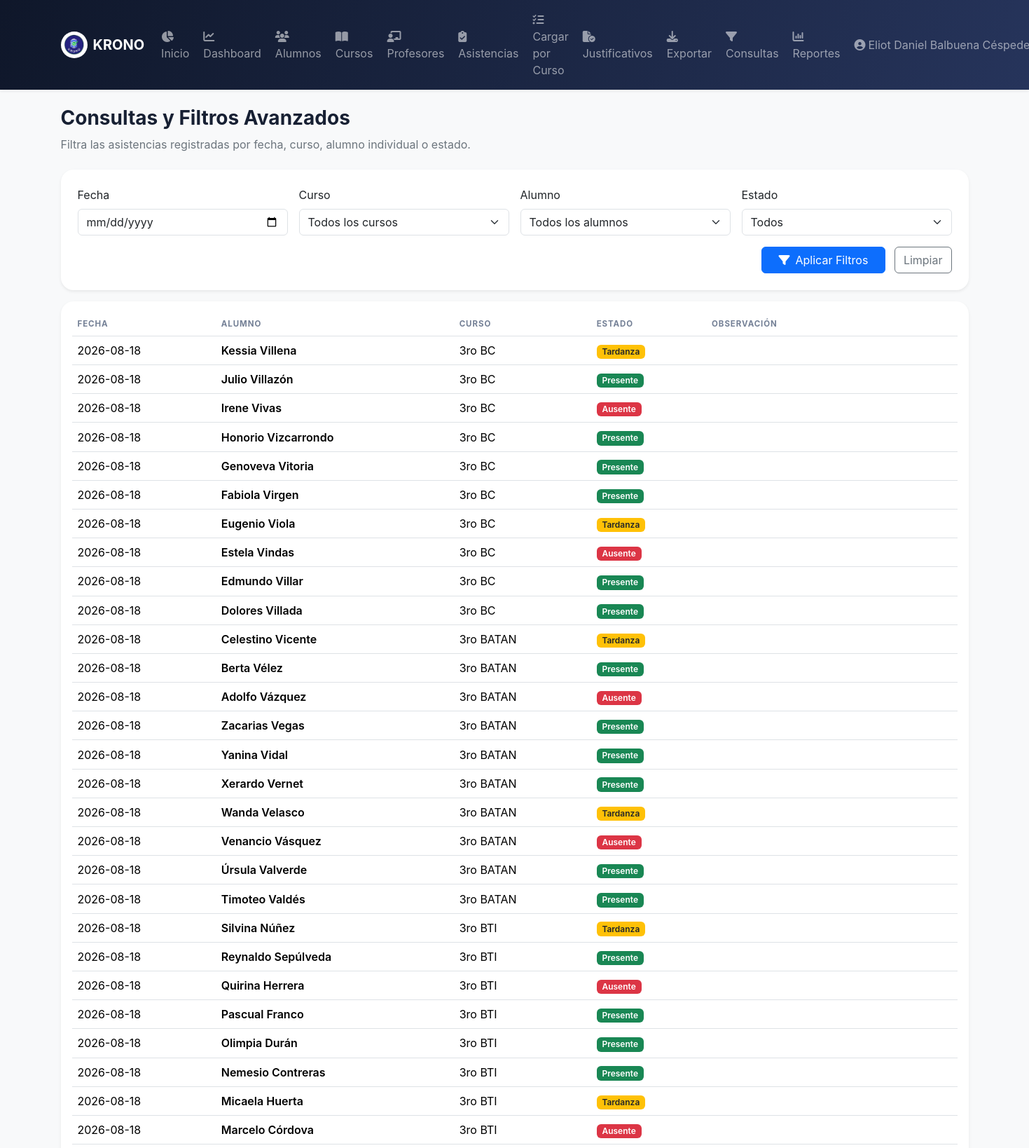
Screenshot of /consultas.php (signed in, upper part) with the database file from the repository.
### tables this page shows
CREATE TABLE `profesores` (
  `id` int(11) NOT NULL,
  `nombre` varchar(120) NOT NULL,
  `email` varchar(120) DEFAULT NULL,
  `telefono` varchar(30) DEFAULT NULL,
  `especialidad` varchar(100) DEFAULT NULL
);

CREATE TABLE `asistencias` (
  `id` int(11) NOT NULL,
  `alumno_id` int(11) NOT NULL,
  `fecha` date NOT NULL,
  `estado` enum('Presente','Ausente','Tardanza') NOT NULL,
  `observacion` varchar(255) DEFAULT NULL
);

CREATE TABLE `alumnos` (
  `id` int(11) NOT NULL,
  `nombre` varchar(140) NOT NULL,
  `documento` varchar(30) NOT NULL,
  `curso_id` int(11) NOT NULL,
  `email` varchar(120) DEFAULT NULL,
  `telefono` varchar(30) DEFAULT NULL,
  `estado` enum('Activo','Inactivo') DEFAULT 'Activo'
);

CREATE TABLE `cursos` (
  `id` int(11) NOT NULL,
  `nombre` varchar(100) NOT NULL,
  `nivel` varchar(60) NOT NULL,
  `turno` enum('Mañana','Tarde') NOT NULL DEFAULT 'Mañana',
  `anio` year(4) NOT NULL DEFAULT 2026,
  `activo` tinyint(1) NOT NULL DEFAULT 1
);

### auth.php (called while the page is built, shortened)
<?php
require_once __DIR__ . '/conexion.php';
function get_user() {
    return $_SESSION['user'] ?? null;
}
function get_rol() {
    $user = get_user();
    return $user['rol'] ?? null;
}
function has_role($role) {
    return get_rol() === $role;
}
function is_profesor() {
    return has_role('profesor');
}
function get_user_full_data() {
    global $pdo;
    $user = get_user();
    try {
        if ($user['rol'] === 'profesor') {
            $stmt = $pdo->prepare('SELECT * FROM profesores WHERE id = ?');
            $stmt->execute([$user['profesor_id']]);
            return $stmt->fetch(PDO::FETCH_ASSOC);
        } else if ($user['rol'] === 'alumno') {
            $stmt = $pdo->prepare('SELECT a.*, c.nombre as curso_nombre FROM alumnos a LEFT JOIN cursos c ON a.curso_id = c.id WHERE a.id = ?');
            $stmt->execute([$user['alumno_id']]);
            return $stmt->fetch(PDO::FETCH_ASSOC);
        }
    } catch (PDOException $e) {
        return null;
    }
}
?>

### config.php (called while the page is built, shortened)
<?php
require_once __DIR__ . '/conexion.php';
require_once __DIR__ . '/auth.php';
function e($v) {
    return htmlspecialchars((string)($v ?? ''), ENT_QUOTES, 'UTF-8');
}
?>

### consultas.php (the view, shortened to what this page needs)
<?php
require 'header.php';
$where = [];
$params = [];
$rows = [];
if ($pdo) {
    $sql = '
        SELECT x.*, a.nombre as alumno_nombre, c.nombre as curso_nombre
        FROM asistencias x
        JOIN alumnos a ON a.id = x.alumno_id
        JOIN cursos c ON c.id = a.curso_id'
        . ($where ? ' WHERE ' . implode(' AND ', $where) : '') .
        ' ORDER BY x.fecha DESC, x.id DESC';
    $s = $pdo->prepare($sql);
    $s->execute($params);
    $rows = $s->fetchAll();
}
?>
<div class="mb-4">
    <h1 class="h3 fw-bold">Consultas y Filtros Avanzados</h1>
    <p class="text-secondary">Filtra las asistencias registradas por fecha, curso, alumno individual o estado.</p>
</div>
<div class="card p-4 mb-3 shadow-sm border-0">
    <form class="row g-3" method="get">
        <div class="col-md-3">
            <label class="form-label">Fecha</label>
            <input class="form-control" type="date" name="fecha" value="<?= e($_GET['fecha'] ?? '') ?>">
        </div>
        <div class="col-md-3">
            <label class="form-label">Curso</label>
            <select class="form-select" name="curso_id">
                <option value="">Todos los cursos</option>
            </select>
        </div>
        <div class="col-md-3">
            <label class="form-label">Alumno</label>
            <select class="form-select" name="alumno_id">
                <option value="">Todos los alumnos</option>
            </select>
        </div>
        <div class="col-md-3">
            <label class="form-label">Estado</label>
            <select class="form-select" name="estado">
                <option value="">Todos</option>
            </select>
        </div>
        <div class="col-md-12 text-end">
            <button class="btn btn-primary px-4" type="submit"><i class="fa-solid fa-filter me-2"></i>Aplicar Filtros</button>
            <a href="consultas.php" class="btn btn-outline-secondary ms-2">Limpiar</a>
        </div>
    </form>
</div>
<div class="card p-3 shadow-sm border-0">
    <div class="table-responsive">
        <table class="table table-hover align-middle">
            <thead>
                <tr>
                    <th>Fecha</th>
                    <th>Alumno</th>
                    <th>Curso</th>
                    <th>Estado</th>
                    <th>Observación</th>
                </tr>
            </thead>
            <tbody>
                <?php if(empty($rows)): ?>
                <tr><td colspan="5" class="text-center text-secondary py-4">No se encontraron registros con los filtros seleccionados.</td></tr>
                <?php else: foreach($rows as $r):
                    $badge = $r['estado'] === 'Presente' ? 'success' : ($r['estado'] === 'Ausente' ? 'danger' : 'warning text-dark');
                ?>
                <tr>
                    <td><?= e($r['fecha']) ?></td>
                    <td class="fw-semibold"><?= e($r['alumno_nombre']) ?></td>
                    <td><?= e($r['curso_nombre']) ?></td>
                    <td><span class="badge bg-<?= $badge ?>"><?= e($r['estado']) ?></span></td>
                    <td><?= e($r['observacion'] ?? '-') ?></td>
                </tr>
                <?php endforeach; endif; ?>
            </tbody>
        </table>
    </div>
</div>
<?php require 'footer.php'; ?>

### header.php (shortened to what this page needs)
<?php
require_once __DIR__ . '/config.php';
require_once __DIR__ . '/auth.php';
$current_user = get_user();
$user_data = get_user_full_data();
?>
<!doctype html>
<html lang="es">
<head>
    <link href="https://cdn.jsdelivr.net/npm/bootstrap@5.3.3/dist/css/bootstrap.min.css" rel="stylesheet">
    <link href="https://cdnjs.cloudflare.com/ajax/libs/font-awesome/6.5.2/css/all.min.css" rel="stylesheet">
    <link href="styles.css" rel="stylesheet">
</head>
<body class="bg-light">
    <nav class="navbar navbar-expand-lg navbar-dark bg-dark sticky-top shadow-sm">
        <div class="container">
            <a class="navbar-brand d-flex align-items-center gap-2" href="index.php">
                <img src="logo.png" onerror="this.style.display='none'" width="38" height="38" class="rounded-circle bg-white p-1 object-fit-contain" alt="Logo KRONO">
                <span class="fw-bold tracking-wide">KRONO</span>
            </a>
            <div class="collapse navbar-collapse" id="mainNav">
                <ul class="navbar-nav ms-auto align-items-lg-center gap-lg-1">
                    <?php if (is_profesor()): ?>
                        <li class="nav-item">
                            <a class="nav-link" href="index.php"><i class="fa-solid fa-chart-pie me-1"></i>Inicio</a>
                        </li>
                        <li class="nav-item">
                            <a class="nav-link" href="dashboard.php"><i class="fa-solid fa-chart-line me-1"></i>Dashboard</a>
                        </li>
                        <li class="nav-item">
                            <a class="nav-link" href="alumnos.php"><i class="fa-solid fa-users me-1"></i>Alumnos</a>
                        </li>
                        <li class="nav-item">
                            <a class="nav-link" href="cursos.php"><i class="fa-solid fa-book-open me-1"></i>Cursos</a>
                        </li>
                        <li class="nav-item">
                            <a class="nav-link" href="profesores.php"><i class="fa-solid fa-chalkboard-user me-1"></i>Profesores</a>
                        </li>
                        <li class="nav-item">
                            <a class="nav-link" href="asistencias.php"><i class="fa-solid fa-clipboard-check me-1"></i>Asistencias</a>
                        </li>
                        <li class="nav-item">
                            <a class="nav-link" href="cargar_asistencia_curso.php"><i class="fa-solid fa-list-check me-1"></i>Cargar por Curso</a>
                        </li>
                        <li class="nav-item">
                            <a class="nav-link" href="justificativos.php"><i class="fa-solid fa-file-circle-check me-1"></i>Justificativos</a>
                        </li>
                        <li class="nav-item">
                            <a class="nav-link" href="exportar.php"><i class="fa-solid fa-download me-1"></i>Exportar</a>
                        </li>
                        <li class="nav-item">
                            <a class="nav-link" href="consultas.php"><i class="fa-solid fa-filter me-1"></i>Consultas</a>
                        </li>
                        <li class="nav-item">
                            <a class="nav-link" href="reportes.php"><i class="fa-solid fa-chart-column me-1"></i>Reportes</a>
                        </li>
                    <?php endif; ?>
                    <li class="nav-item dropdown">
                        <a class="nav-link dropdown-toggle" href="#" id="userDropdown" role="button" data-bs-toggle="dropdown" aria-expanded="false">
                            <i class="fa-solid fa-user-circle me-1"></i><?= e($current_user['nombre']) ?>
                        </a>
                    </li>
                </ul>
            </div>
        </div>
    </nav>
    <main class="container py-4">

### styles.css (style rules this page uses)
:root { --navy:#0f172a;--navy2:#1e293b;--purple:#6558d3;--green:#19a974;--orange:#f59e0b;--red:#ef6262;--bg:#f5f7fb;--ink:#172033 }
body { background:var(--bg);color:var(--ink);font-family:Inter,system-ui,-apple-system,sans-serif }
.navbar { background:linear-gradient(110deg,var(--navy),#26345b);box-shadow:0 8px 24px #0f172a24 }
.card { border:0;border-radius:18px;box-shadow:0 10px 30px #202a4510 }
.table { vertical-align:middle }
.table thead th { font-size:.72rem;letter-spacing:.08em;color:#748096;text-transform:uppercase }
.badge { font-weight:600 }

### rows the page displays
profesores: nombre "Eliot Daniel Balbuena…"
asistencias: fecha "2026-08-18", alumno.nombre "Kessia Villena", cursos.nombre "3ro BC", estado "Tardanza"
asistencias: fecha "2026-08-18", alumno.nombre "Julio Villazón", cursos.nombre "3ro BC", estado "Presente"
asistencias: fecha "2026-08-18", alumno.nombre "Irene Vivas", cursos.nombre "3ro BC", estado "Ausente"
asistencias: fecha "2026-08-18", alumno.nombre "Honorio Vizcarrondo", cursos.nombre "3ro BC", estado "Presente"
asistencias: fecha "2026-08-18", alumno.nombre "Genoveva Vitoria", cursos.nombre "3ro BC", estado "Presente"
asistencias: fecha "2026-08-18", alumno.nombre "Fabiola Virgen", cursos.nombre "3ro BC", estado "Presente"
asistencias: fecha "2026-08-18", alumno.nombre "Eugenio Viola", cursos.nombre "3ro BC", estado "Tardanza"
asistencias: fecha "2026-08-18", alumno.nombre "Estela Vindas", cursos.nombre "3ro BC", estado "Ausente"
asistencias: fecha "2026-08-18", alumno.nombre "Edmundo Villar", cursos.nombre "3ro BC", estado "Presente"
asistencias: fecha "2026-08-18", alumno.nombre "Dolores Villada", cursos.nombre "3ro BC", estado "Presente"
asistencias: fecha "2026-08-18", alumno.nombre "Celestino Vicente", cursos.nombre "3ro BATAN", estado "Tardanza"
asistencias: fecha "2026-08-18", alumno.nombre "Berta Vélez", cursos.nombre "3ro BATAN", estado "Presente"
asistencias: fecha "2026-08-18", alumno.nombre "Adolfo Vázquez", cursos.nombre "3ro BATAN", estado "Ausente"
asistencias: fecha "2026-08-18", alumno.nombre "Zacarias Vegas", cursos.nombre "3ro BATAN", estado "Presente"
asistencias: fecha "2026-08-18", alumno.nombre "Yanina Vidal", cursos.nombre "3ro BATAN", estado "Presente"
asistencias: fecha "2026-08-18", alumno.nombre "Xerardo Vernet", cursos.nombre "3ro BATAN", estado "Presente"
asistencias: fecha "2026-08-18", alumno.nombre "Wanda Velasco", cursos.nombre "3ro BATAN", estado "Tardanza"
asistencias: fecha "2026-08-18", alumno.nombre "Venancio Vásquez", cursos.nombre "3ro BATAN", estado "Ausente"
asistencias: fecha "2026-08-18", alumno.nombre "Úrsula Valverde", cursos.nombre "3ro BATAN", estado "Presente"
asistencias: fecha "2026-08-18", alumno.nombre "Timoteo Valdés", cursos.nombre "3ro BATAN", estado "Presente"
asistencias: fecha "2026-08-18", alumno.nombre "Silvina Núñez", cursos.nombre "3ro BTI", estado "Tardanza"
asistencias: fecha "2026-08-18", alumno.nombre "Reynaldo Sepúlveda", cursos.nombre "3ro BTI", estado "Presente"
asistencias: fecha "2026-08-18", alumno.nombre "Quirina Herrera", cursos.nombre "3ro BTI", estado "Ausente"
asistencias: fecha "2026-08-18", alumno.nombre "Pascual Franco", cursos.nombre "3ro BTI", estado "Presente"
asistencias: fecha "2026-08-18", alumno.nombre "Olimpia Durán", cursos.nombre "3ro BTI", estado "Presente"
asistencias: fecha "2026-08-18", alumno.nombre "Nemesio Contreras", cursos.nombre "3ro BTI", estado "Presente"
asistencias: fecha "2026-08-18", alumno.nombre "Micaela Huerta", cursos.nombre "3ro BTI", estado "Tardanza"
asistencias: fecha "2026-08-18", alumno.nombre "Marcelo Córdova", cursos.nombre "3ro BTI", estado "Ausente"
